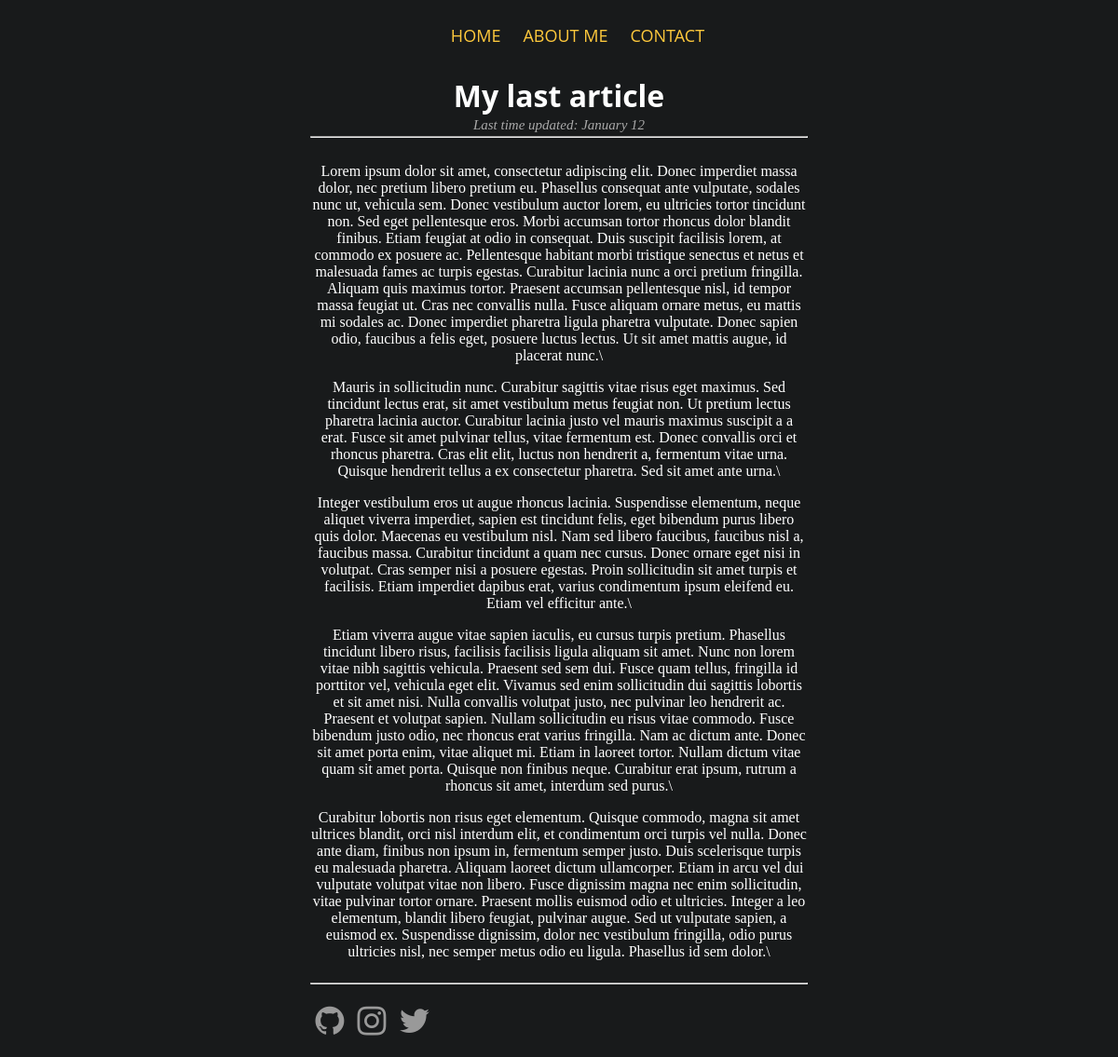
The page /article/my-last-article on the database its author committed.
### portfolio/models.py (models this page shows, shortened)
class Article(models.Model):
    title = models.CharField(max_length=50)
    posted = models.DateTimeField(auto_now_add=True)
    updated = models.DateTimeField(auto_now=True)
    body = models.TextField()
    slug = models.SlugField(max_length=50, null=True, unique=True)
    class Meta():
        ordering = ['-posted']

### portfolio/views.py (the view)
# urls.py: path('article/<slug:slug>', views.article, name = "article")
def article(request, slug):
    article = get_object_or_404(Article, slug=slug)
    return render(request, "portfolio/article.html", {'article':article})

### portfolio/templates/portfolio/article.html
{% extends 'portfolio/base.html' %}
{% block secondary_title %} {{article.title}} {% endblock secondary_title %}
{% block content %}
<div class="article-post">
    <p id="updated"> Last time updated: {{article.updated|date:"F d"}} <p>
    {% load markdownify %}
    <div class="body">
        {{ article.body|markdownify }}
    </div>
</div>
{% endblock content %}

### portfolio/static/portfolio/css/base.css (style rules this page uses)
body { background-color: #181A1B; text-align: center; }

### portfolio/static/portfolio/css/article.css (style rules this page uses)
#updated { margin-top: -30px; font-size: 15px; font-style: italic; color: darkgrey; }
.body { display: inline-block; width: 45%; color:white; }

### rows shown on the page
Article: title "My last article", updated "January 12", body "Lorem ipsum dolor sit amet, consectetur adipiscing elit. Donec imperdiet massa dolor, nec pretium libero pretium eu. Phasellus consequat ante vulputate, sodales nunc ut, vehicula sem. Donec vestibulum auctor lorem, eu ultricies tortor tincidunt non. Sed eget pellentesque eros. Morbi accumsan tortor rhoncus dolor blandit finibus. Etiam feugiat at odio in consequat. Duis suscipit facilisis lorem, at commodo ex posuere ac. Pellentesque habitant morbi tristique senectus et netus et malesuada fames ac turpis egestas. Curabitur lacinia nunc a orci pretium fringilla. Aliquam quis maximus tortor. Praesent accumsan pellentesque nisl, id tempor massa feugiat ut. Cras nec convallis nulla. Fusce…"
